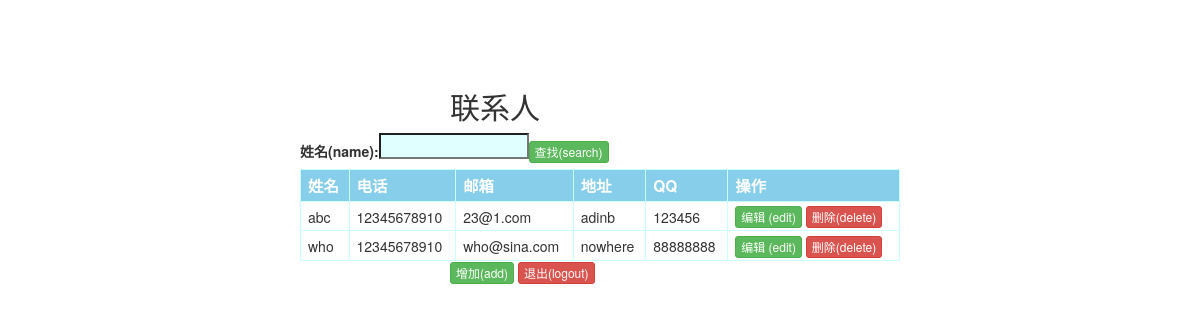
Screenshot of / (signed in) with the database file from the repository.
### default/models.py (models this page shows)
class Contact(models.Model):
    name = models.CharField(max_length=100)  # 姓名
    tel = models.CharField(max_length=100)  # 电话
    email = models.CharField(max_length=100)  # 邮箱
    addr = models.CharField(max_length=100)  # 地址
    QQnum = models.CharField(max_length=100)  # 地址
    user = models.ForeignKey(User,on_delete=models.CASCADE)

### default/views.py (the view)
# urls.py: url(r'^$',views.getlist), #获取todolist列表，在views里面会写这个怎么搞
@login_required
def getlist(request):
    if request.method == 'GET':
        request.session['color'] ="red"
        contact = Contact.objects.filter(user = request.user)
        return render(request, 'ContactsList.html', {'contact':contact})#templates 需要放在app里面 setting 里面把  demo 加入到installed app
    elif request.method == 'POST':
        searchName = request.POST['name']
        contact = Contact.objects.filter(name__contains=searchName,user = request.user)
        return render(request, 'Outcome.html', {'contact': contact})

### default/templates/ContactsList.html (shortened to what this page needs)
<!DOCTYPE html>
<html>
<head>
    {% load staticfiles %}
</head>
<body>
	<div class="center">
	<h2>联系人</h2>
        <form action="#" method="POST">
            <table >
                <tr>
                    <th>姓名(name):</th>
                    <th><input type="text" name="name"  id="name" value="" size="20"></th>
                    <th><button type="submit" class="btn btn-xs btn-success" size="48" onclick="return checkSearch()">查找(search)</button><th>
                </tr>
            </table>
        </form>
        <table id="contacts">
        <thead>
        <tr>
 		<th>姓名</th>
	 	<th>电话</th>
	  	<th>邮箱</th>
	 	<th>地址</th>
	  	<th>QQ</th>
        <th>操作</th>
        </tr>
        </thead>
                    <tbody>
                    {% for cont in contact %}
                        <tr>
                            <td>{{ cont.name }}</td>
                            <td>{{ cont.tel }}</td>
                            <td>{{ cont.email }}</td>
                            <td>{{ cont.addr }}</td>
                            <td>{{ cont.QQnum }}</td>
                            <td >
                                <a type="button" class="btn btn-xs btn-success" href="/update/?conid={{ cont.id }}">编辑  (edit)</a>
                                <a type="button" class="btn btn-xs btn-danger" href="/del/?conid={{ cont.id }}">删除(delete)</a>
                            </td>
                        </tr>
                    {% endfor %}
                     </tbody>
	</table>
    <div class = "rowcenter">
        <a type="button" class="btn btn-xs btn-success"  href="/add/" > 增加(add)</a>
        <a type="button" class="btn btn-xs btn-danger" href="/logout/">退出(logout)</a>
    </div >
	</div >
</body>
</html>

### default/static/style.css (style rules this page uses)
input[type="text"] { margin: auto; width:150px; margin-bottom:10px; background-color:#e0ffff; font-size:1em }
.rowcenter { margin: auto; width: 50%; }
.center { margin: auto; padding: 70px 0; width: 50%; }
tr { margin: auto; width: 50%; }
h2 { margin: auto; width: 50%; }
body { font-size:100%; background-color:#CCFFFF; }
#contacts { width:100%; border-collapse:collapse; }
#contacts td, #contacts th { font-size:1em; border:1px solid #CCFFFF; padding:3px 7px 2px 7px; }
#contacts th { font-size:1.1em; text-align:left; padding-top:5px; padding-bottom:4px; background-color:#87CEEB; color:#ffffff; }

### rows the page displays
Contact: name "abc", tel "12345678910", email "23@1.com", addr "adinb", QQnum "123456"
Contact: name "who", tel "12345678910", email "who@sina.com", addr "nowhere", QQnum "88888888"
